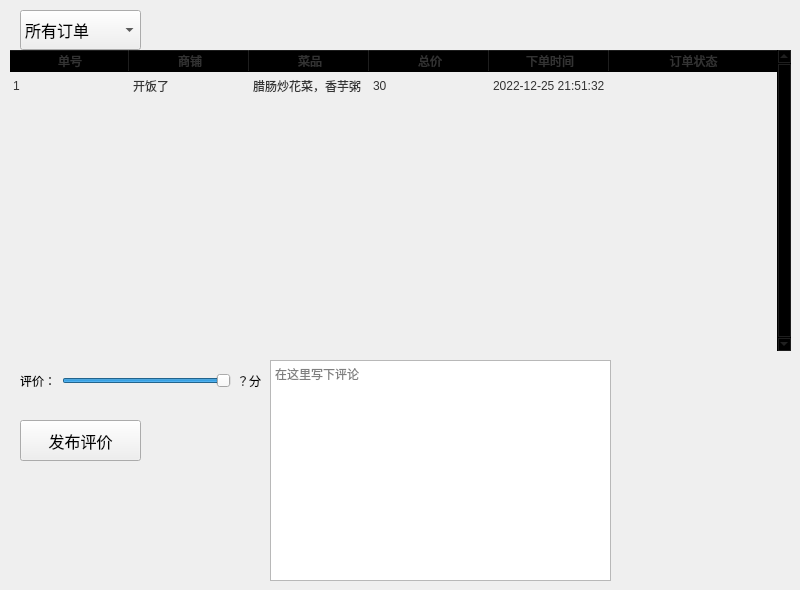
                     <widget class="QWidget" name="order_page">
                      <widget class="QTableWidget" name="table_order_orders">
                       <property name="geometry">
                        <rect>
                         <x>10</x>
                         <y>50</y>
                         <width>781</width>
                         <height>301</height>
                        </rect>
                       </property>
                       <property name="sizePolicy">
                        <sizepolicy hsizetype="Expanding" vsizetype="Expanding">
                         <horstretch>0</horstretch>
                         <verstretch>0</verstretch>
                        </sizepolicy>
                       </property>
                       <property name="palette">
                        <palette>
                         <active>
                          <colorrole role="WindowText">
                           <brush brushstyle="SolidPattern">
                            <color alpha="255">
                             <red>51</red>
                             <green>51</green>
                             <blue>51</blue>
                            </color>
                           </brush>
                          </colorrole>
                          <colorrole role="Button">
                           <brush brushstyle="SolidPattern">
                            <color alpha="0">
                             <red>0</red>
                             <green>0</green>
                             <blue>0</blue>
                            </color>
                           </brush>
                          </colorrole>
                          <colorrole role="Text">
                           <brush brushstyle="SolidPattern">
                            <color alpha="255">
                             <red>51</red>
                             <green>51</green>
                             <blue>51</blue>
                            </color>
                           </brush>
                          </colorrole>
                          <colorrole role="ButtonText">
                           <brush brushstyle="SolidPattern">
                            <color alpha="255">
                             <red>51</red>
                             <green>51</green>
                             <blue>51</blue>
                            </color>
                           </brush>
                          </colorrole>
                          <colorrole role="Base">
                           <brush brushstyle="NoBrush">
                            <color alpha="255">
                             <red>0</red>
                             <green>0</green>
                             <blue>0</blue>
                            </color>
                           </brush>
                          </colorrole>
                          <colorrole role="Window">
                           <brush brushstyle="SolidPattern">
                            <color alpha="0">
                             <red>0</red>
                             <green>0</green>
                             <blue>0</blue>
                            </color>
                           </brush>
                          </colorrole>
                          <colorrole role="PlaceholderText">
                           <brush brushstyle="SolidPattern">
                            <color alpha="128">
                             <red>51</red>
                             <green>51</green>
                             <blue>51</blue>
                            </color>
                           </brush>
                          </colorrole>
                         </active>
                         <inactive>
                          <colorrole role="WindowText">
                           <brush brushstyle="SolidPattern">
                            <color alpha="255">
                             <red>51</red>
                             <green>51</green>
                             <blue>51</blue>
                            </color>
                           </brush>
                          </colorrole>
                          <colorrole role="Button">
                           <brush brushstyle="SolidPattern">
                            <color alpha="0">
                             <red>0</red>
                             <green>0</green>
                             <blue>0</blue>
                            </color>
                           </brush>
                          </colorrole>
                          <colorrole role="Text">
                           <brush brushstyle="SolidPattern">
                            <color alpha="255">
                             <red>51</red>
                             <green>51</green>
                             <blue>51</blue>
                            </color>
                           </brush>
                          </colorrole>
                          <colorrole role="ButtonText">
                           <brush brushstyle="SolidPattern">
                            <color alpha="255">
                             <red>51</red>
                             <green>51</green>
                             <blue>51</blue>
                            </color>
                           </brush>
                          </colorrole>
                          <colorrole role="Base">
                           <brush brushstyle="NoBrush">
                            <color alpha="255">
                             <red>0</red>
                             <green>0</green>
                             <blue>0</blue>
                            </color>
                           </brush>
                          </colorrole>
                          <colorrole role="Window">
                           <brush brushstyle="SolidPattern">
                            <color alpha="0">
                             <red>0</red>
                             <green>0</green>
                             <blue>0</blue>
                            </color>
                           </brush>
                          </colorrole>
                          <colorrole role="PlaceholderText">
                           <brush brushstyle="SolidPattern">
                            <color alpha="128">
                             <red>51</red>
                             <green>51</green>
                             <blue>51</blue>
                            </color>
                           </brush>
                          </colorrole>
                         </inactive>
                         <disabled>
                          <colorrole role="WindowText">
                           <brush brushstyle="SolidPattern">
                            <color alpha="255">
                             <red>51</red>
                             <green>51</green>
                             <blue>51</blue>
                            </color>
                           </brush>
                          </colorrole>
                          <colorrole role="Button">
                           <brush brushstyle="SolidPattern">
                            <color alpha="0">
                             <red>0</red>
                             <green>0</green>
                             <blue>0</blue>
                            </color>
                           </brush>
                          </colorrole>
                          <colorrole role="Text">
                           <brush brushstyle="SolidPattern">
                            <color alpha="255">
                             <red>51</red>
                             <green>51</green>
                             <blue>51</blue>
                            </color>
                           </brush>
                          </colorrole>
                          <colorrole role="ButtonText">
                           <brush brushstyle="SolidPattern">
                            <color alpha="255">
                             <red>51</red>
                             <green>51</green>
                             <blue>51</blue>
                            </color>
                           </brush>
                          </colorrole>
                          <colorrole role="Base">
                           <brush brushstyle="NoBrush">
                            <color alpha="255">
                             <red>0</red>
                             <green>0</green>
                             <blue>0</blue>
                            </color>
                           </brush>
                          </colorrole>
                          <colorrole role="Window">
                           <brush brushstyle="SolidPattern">
                            <color alpha="0">
                             <red>0</red>
                             <green>0</green>
                             <blue>0</blue>
                            </color>
                           </brush>
                          </colorrole>
                          <colorrole role="PlaceholderText">
                           <brush brushstyle="SolidPattern">
                            <color alpha="128">
                             <red>51</red>
                             <green>51</green>
                             <blue>51</blue>
                            </color>
                           </brush>
                          </colorrole>
                         </disabled>
                        </palette>
                       </property>
                       <property name="frameShape">
                        <enum>QFrame::NoFrame</enum>
                       </property>
                       <property name="verticalScrollBarPolicy">
                        <enum>Qt::ScrollBarAlwaysOn</enum>
                       </property>
                       <property name="sizeAdjustPolicy">
                        <enum>QAbstractScrollArea::AdjustToContents</enum>
                       </property>
                       <property name="editTriggers">
                        <set>QAbstractItemView::NoEditTriggers</set>
                       </property>
                       <property name="selectionMode">
                        <enum>QAbstractItemView::SingleSelection</enum>
                       </property>
                       <property name="selectionBehavior">
                        <enum>QAbstractItemView::SelectRows</enum>
                       </property>
                       <property name="verticalScrollMode">
                        <enum>QAbstractItemView::ScrollPerPixel</enum>
                       </property>
                       <property name="horizontalScrollMode">
                        <enum>QAbstractItemView::ScrollPerPixel</enum>
                       </property>
                       <property name="showGrid">
                        <bool>true</bool>
                       </property>
                       <property name="gridStyle">
                        <enum>Qt::SolidLine</enum>
                       </property>
                       <property name="sortingEnabled">
                        <bool>false</bool>
                       </property>
                       <property name="rowCount">
                        <number>8</number>
                       </property>
                       <property name="columnCount">
                        <number>6</number>
                       </property>
                       <attribute name="horizontalHeaderVisible">
                        <bool>true</bool>
                       </attribute>
                       <attribute name="horizontalHeaderCascadingSectionResizes">
                        <bool>true</bool>
                       </attribute>
                       <attribute name="horizontalHeaderDefaultSectionSize">
                        <number>120</number>
                       </attribute>
                       <attribute name="horizontalHeaderHighlightSections">
                        <bool>false</bool>
                       </attribute>
                       <attribute name="horizontalHeaderStretchLastSection">
                        <bool>true</bool>
                       </attribute>
                       <attribute name="verticalHeaderVisible">
                        <bool>false</bool>
                       </attribute>
                       <attribute name="verticalHeaderCascadingSectionResizes">
                        <bool>false</bool>
                       </attribute>
                       <attribute name="verticalHeaderHighlightSections">
                        <bool>false</bool>
                       </attribute>
                       <attribute name="verticalHeaderStretchLastSection">
                        <bool>false</bool>
                       </attribute>
                       <row>
                        <property name="text">
                         <string>New Row</string>
                        </property>
                       </row>
                       <row/>
                       <row/>
                       <row/>
                       <row/>
                       <row/>
                       <row/>
                       <row/>
                       <column>
                        <property name="text">
                         <string>单号</string>
                        </property>
                       </column>
                       <column>
                        <property name="text">
                         <string>商铺</string>
                        </property>
                       </column>
                       <column>
                        <property name="text">
                         <string>菜品</string>
                        </property>
                       </column>
                       <column>
                        <property name="text">
                         <string>总价</string>
                        </property>
                       </column>
                       <column>
                        <property name="text">
                         <string>下单时间</string>
                        </property>
                       </column>
                       <column>
                        <property name="text">
                         <string>订单状态</string>
                        </property>
                       </column>
                       <item row="0" column="0">
                        <property name="text">
                         <string>1</string>
                        </property>
                       </item>
                       <item row="0" column="1">
                        <property name="text">
                         <string>开饭了</string>
                        </property>
                       </item>
                       <item row="0" column="2">
                        <property name="text">
                         <string>腊肠炒花菜，香芋粥</string>
                        </property>
                       </item>
                       <item row="0" column="3">
                        <property name="text">
                         <string>30</string>
                        </property>
                       </item>
                       <item row="0" column="4">
                        <property name="text">
                         <string>2022-12-25 21:51:32</string>
                        </property>
                       </item>
                      </widget>
                      <widget class="QComboBox" name="combo_order_filter">
                       <property name="geometry">
                        <rect>
                         <x>20</x>
                         <y>10</y>
                         <width>121</width>
                         <height>40</height>
                        </rect>
                       </property>
                       <property name="font">
                        <font>
                         <family>Source Han Sans SC</family>
                         <pointsize>12</pointsize>
                         <italic>false</italic>
                         <bold>false</bold>
                        </font>
                       </property>
                       <property name="autoFillBackground">
                        <bool>false</bool>
                       </property>
                       <property name="styleSheet">
                        <string notr="true"/>
                       </property>
                       <property name="iconSize">
                        <size>
                         <width>16</width>
                         <height>16</height>
                        </size>
                       </property>
                       <property name="frame">
                        <bool>true</bool>
                       </property>
                       <item>
                        <property name="text">
                         <string>所有订单</string>
                        </property>
                       </item>
                       <item>
                        <property name="text">
                         <string>已下单</string>
                        </property>
                       </item>
                       <item>
                        <property name="text">
                         <string>已接单</string>
                        </property>
                       </item>
                       <item>
                        <property name="text">
                         <string>已送达</string>
                        </property>
                       </item>
                       <item>
                        <property name="text">
                         <string>已评价</string>
                        </property>
                       </item>
                      </widget>
                      <widget class="QPlainTextEdit" name="edit_comment">
                       <property name="geometry">
                        <rect>
                         <x>270</x>
                         <y>360</y>
                         <width>341</width>
                         <height>221</height>
                        </rect>
                       </property>
                       <property name="minimumSize">
                        <size>
                         <width>0</width>
                         <height>0</height>
                        </size>
                       </property>
                       <property name="styleSheet">
                        <string notr="true"/>
                       </property>
                       <property name="placeholderText">
                        <string>在这里写下评论</string>
                       </property>
                      </widget>
                      <widget class="QWidget" name="horizontalLayoutWidget_2">
                       <property name="geometry">
                        <rect>
                         <x>20</x>
                         <y>360</y>
                         <width>241</width>
                         <height>41</height>
                        </rect>
                       </property>
                       <layout class="QHBoxLayout" name="horizontalLayout_8">
                        <item>
                         <widget class="QLabel" name="label_3">
                          <property name="text">
                           <string>评价：</string>
                          </property>
                         </widget>
                        </item>
                        <item>
                         <widget class="QSlider" name="slider_rating">
                          <property name="minimum">
                           <number>0</number>
                          </property>
                          <property name="maximum">
                           <number>8</number>
                          </property>
                          <property name="value">
                           <number>8</number>
                          </property>
                          <property name="sliderPosition">
                           <number>8</number>
                          </property>
                          <property name="orientation">
                           <enum>Qt::Horizontal</enum>
                          </property>
                         </widget>
                        </item>
                        <item>
                         <widget class="QLabel" name="lable_rating">
                          <property name="text">
                           <string>？分</string>
                          </property>
                         </widget>
                        </item>
                       </layout>
                      </widget>
                      <widget class="QPushButton" name="btn_order_comment">
                       <property name="geometry">
                        <rect>
                         <x>20</x>
                         <y>420</y>
                         <width>121</width>
                         <height>41</height>
                        </rect>
                       </property>
                       <property name="minimumSize">
                        <size>
                         <width>0</width>
                         <height>0</height>
                        </size>
                       </property>
                       <property name="font">
                        <font>
                         <family>Source Han Sans SC</family>
                         <pointsize>12</pointsize>
                         <italic>false</italic>
                         <bold>false</bold>
                        </font>
                       </property>
                       <property name="cursor">
                        <cursorShape>PointingHandCursor</cursorShape>
                       </property>
                       <property name="styleSheet">
                        <string notr="true"/>
                       </property>
                       <property name="text">
                        <string>发布评价</string>
                       </property>
                       <property name="icon">
                        <iconset resource="../resources.qrc">
                         <normaloff>:/icons/images/icons/cil-comment-bubble.png</normaloff>:/icons/images/icons/cil-comment-bubble.png</iconset>
                       </property>
                      </widget>
                     </widget>
